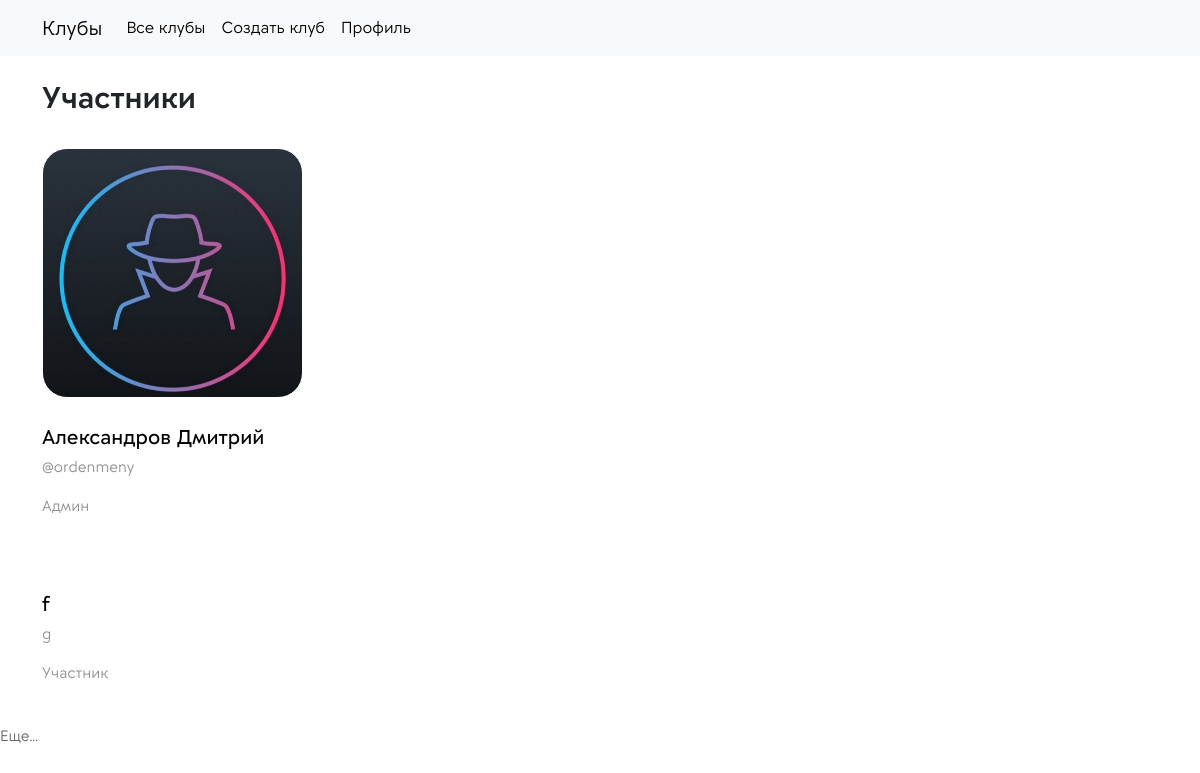
/wework/show-content/members/ (signed in), run on an earlier commit of the app's database.
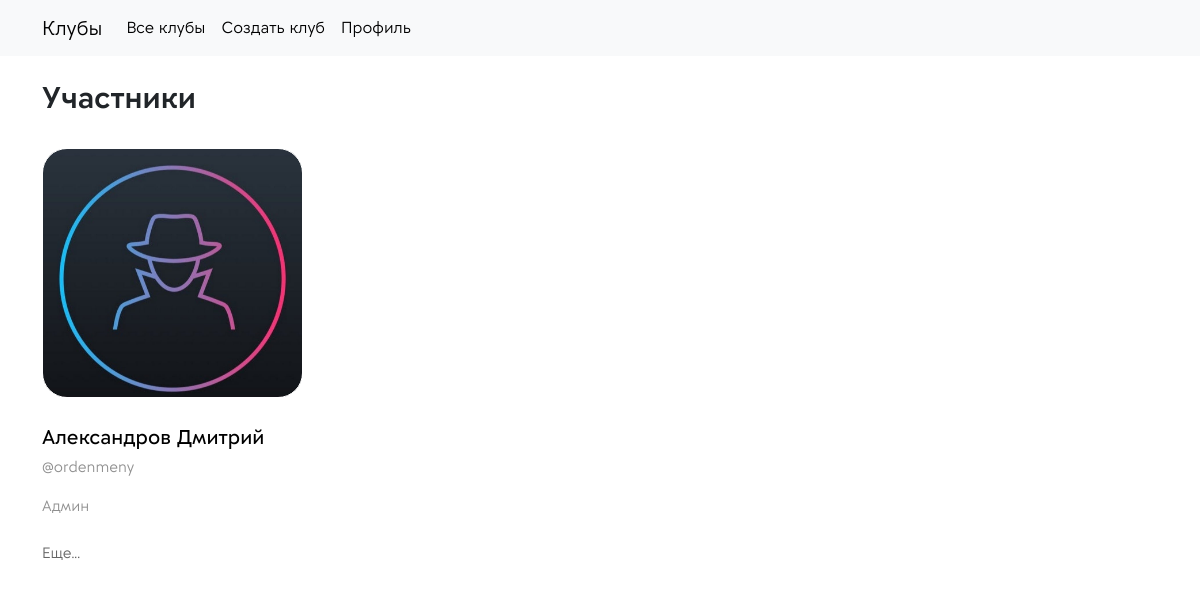
And on a later commit of the database.
### users/models.py (models this page shows)
class User(AbstractUser):
    fio = models.CharField(max_length=64, verbose_name='ФИО', null=True)
    clubs = models.ManyToManyField("app_clubs.Club", related_name='members_clubs')
    image = models.FileField(upload_to='uploads/users/%Y/%m/%d/', default=None, null=True, blank=False, verbose_name='Изображение')
    tg = models.CharField(max_length=128, verbose_name="Имя пользователя в телеграм", null=True)
    desc = models.TextField(null=True, verbose_name='Описание о себе', blank=True)

### app_clubs/views.py (the view)
# urls.py: path('<slug:club_slug>/show-content/<slug:content>/', views.ShowContent.as_view(), name='show_content'),
class ShowContent(RequiredClubMember, ListView):
    extra_context = {'param': 'None'}
    template_name = 'app_clubs/show_content.html'
    def dispatch(self, request, *args, **kwargs):
        content_type = self.kwargs['content']
        if content_type not in ('events', 'posts', 'members'):
            return redirect(reverse_lazy('app_clubs:page_error', kwargs={'type_error': '404'}))
        return super().dispatch(request, *args, **kwargs)
    def get_queryset(self):
        content_type = self.kwargs['content']
        self.extra_context['content_type'] = content_type
        self.extra_context['current_club'] = self.request.current_club
        self.context_object_name = content_type
        if content_type == 'events':
            self.model = EventModel
            return EventModel.objects.filter(club=self.request.current_club)
        if content_type == 'posts':
            self.model = ModelPost
            return ModelPost.objects.filter(club=self.request.current_club)
        if content_type == 'members':
            self.model = get_user_model()
            return get_user_model().objects.filter(clubs=self.request.current_club)

### app_clubs/context_processors.py (called while the page is built)
def context_navbar(request, navbar=navbar):
    if request.user.is_authenticated:
        navbar = navbar[0:-2]
        navbar.append({'selected': 'profile_user', 'name': 'Профиль', 'url': reverse_lazy('app_clubs:profile_user')})
    else:
        navbar = navbar[-2:]
    return {'logo': 'Клубы', 'main_page_url': reverse_lazy('app_clubs:home_page'), 'menu_navbar': navbar}

### app_clubs/templatetags/club_filters.py (called while the page is built)
@register.filter
def list_content(lst, param):
    if param == "None":
        return lst
    by, size = map(int, param.split(':'))
    if len(lst) < by:
        return lst
    return lst[0:len(lst) // by * by][:size]

### app_clubs/templates/app_clubs/show_content.html (shortened to what this page needs)
{% extends 'app_clubs/base/base.html' %}
{% block content %}
    {% if content_type == 'events' %}
        <br>
        {% include 'app_clubs/base/base_show_events.html' with param="None" %}
    {% elif content_type == 'posts' %}
        <br>
        {% include 'app_clubs/base/base_show_posts.html' with param="None" %}
    {% elif content_type == 'members' %}
        <br>
        {% include 'app_clubs/base/base_show_members.html' with param="None" %}
    {% else %}
        <h1>{{ content_type }}</h1>
    {% endif %}
{% endblock %}

### app_clubs/templates/app_clubs/base/base_show_members.html (shortened to what this page needs)
{% load static %}
{% load club_filters %}
<div class="container">
    <h1 class="title-weight-section">Участники</h1><br>
    <div class="row gy-5">
        {% for member in members|list_content:param %}
            <div class="col-12 col-md-6 col-lg-3">
                {% if member.image %}
                    <div class="mb-4 img-post-list"
                         style="background-image: url({{ member.image.url }}); border-radius: 25px; height: 250px">
                {% endif %}
                </div>
                <div class="mb-4">
                    <p class="mb-1"><a href="{% url 'app_clubs:profile_user_club' club_slug=current_club.slug pk=member.pk %}" class="text-decoration-none"
                                       style="color: black; font-weight: 500; font-size: 20px">{{ member.fio }}</a>
                    </p>
                    <p style="color: rgba(0,0,0,0.44); font-size: 15px">{{ member.tg }}</p>
                    {% if member in current_club.admins.all %}
                        <span class="fs-6">
                        <p style="color: rgba(0,0,0,0.44); font-size: 15px">Админ</p>
                    </span>
                    {% else %}
                        <span>
                        <p style="color: rgba(0,0,0,0.44); font-size: 15px">Участник</p>
                        </span>
                    {% endif %}
                </div>
            </div>
        {% endfor %}
    </div>
    <a href="{% url 'app_clubs:show_content' club_slug=current_club.slug content='members' %}" class="more">Еще...</a>
</div>

What changed in the data, as far as the page shows it:
no longer on this page (row edited): User: fio "f", tg "g", shows "Участник"
